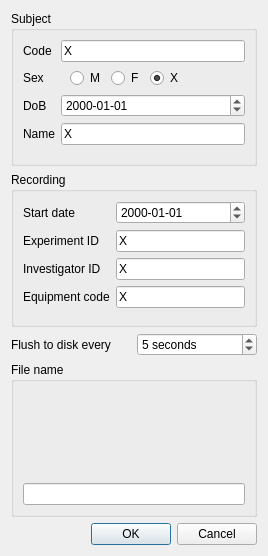
<?xml version="1.0" encoding="UTF-8"?>
<ui version="4.0">
 <class>NewFileDialog</class>
 <widget class="QDialog" name="NewFileDialog">
  <property name="geometry">
   <rect>
    <x>0</x>
    <y>0</y>
    <width>268</width>
    <height>556</height>
   </rect>
  </property>
  <property name="windowTitle">
   <string>New file</string>
  </property>
  <layout class="QGridLayout" name="gridLayout">
   <item row="0" column="0">
    <widget class="QGroupBox" name="subjectGroupBox">
     <property name="title">
      <string>Subject</string>
     </property>
     <layout class="QFormLayout" name="formLayout">
      <item row="0" column="0">
       <widget class="QLabel" name="label">
        <property name="text">
         <string>Code</string>
        </property>
       </widget>
      </item>
      <item row="0" column="1">
       <widget class="QLineEdit" name="codeLineEdit">
        <property name="toolTip">
         <string>Subject ID</string>
        </property>
        <property name="text">
         <string>X</string>
        </property>
       </widget>
      </item>
      <item row="1" column="0">
       <widget class="QLabel" name="label_3">
        <property name="text">
         <string>Sex</string>
        </property>
       </widget>
      </item>
      <item row="1" column="1">
       <widget class="QFrame" name="sexFrame">
        <property name="frameShape">
         <enum>QFrame::NoFrame</enum>
        </property>
        <layout class="QHBoxLayout" name="horizontalLayout" stretch="0,0,0,10">
         <property name="topMargin">
          <number>0</number>
         </property>
         <property name="bottomMargin">
          <number>0</number>
         </property>
         <item>
          <widget class="QRadioButton" name="sexMradioButton">
           <property name="toolTip">
            <string>Male</string>
           </property>
           <property name="text">
            <string>M</string>
           </property>
           <property name="checked">
            <bool>false</bool>
           </property>
          </widget>
         </item>
         <item>
          <widget class="QRadioButton" name="sexFradioButton">
           <property name="toolTip">
            <string>Female</string>
           </property>
           <property name="text">
            <string>F</string>
           </property>
          </widget>
         </item>
         <item>
          <widget class="QRadioButton" name="sexXradioButton">
           <property name="toolTip">
            <string>Unknown</string>
           </property>
           <property name="text">
            <string>X</string>
           </property>
           <property name="checked">
            <bool>true</bool>
           </property>
          </widget>
         </item>
         <item>
          <spacer name="horizontalSpacer">
           <property name="orientation">
            <enum>Qt::Horizontal</enum>
           </property>
           <property name="sizeHint" stdset="0">
            <size>
             <width>40</width>
             <height>20</height>
            </size>
           </property>
          </spacer>
         </item>
        </layout>
       </widget>
      </item>
      <item row="2" column="0">
       <widget class="QLabel" name="label_4">
        <property name="text">
         <string>DoB</string>
        </property>
       </widget>
      </item>
      <item row="3" column="0">
       <widget class="QLabel" name="label_5">
        <property name="text">
         <string>Name</string>
        </property>
       </widget>
      </item>
      <item row="3" column="1">
       <widget class="QLineEdit" name="nameLineEdit">
        <property name="toolTip">
         <string>Subject name</string>
        </property>
        <property name="text">
         <string>X</string>
        </property>
       </widget>
      </item>
      <item row="2" column="1">
       <widget class="QDateEdit" name="dobDateEdit">
        <property name="toolTip">
         <string>Date of birth</string>
        </property>
        <property name="displayFormat">
         <string>yyyy-MM-dd</string>
        </property>
       </widget>
      </item>
     </layout>
    </widget>
   </item>
   <item row="1" column="0">
    <widget class="QGroupBox" name="recordingGroupBox">
     <property name="title">
      <string>Recording</string>
     </property>
     <layout class="QFormLayout" name="formLayout_2">
      <item row="0" column="0">
       <widget class="QLabel" name="label_2">
        <property name="text">
         <string>Start date</string>
        </property>
       </widget>
      </item>
      <item row="0" column="1">
       <widget class="QDateEdit" name="startdateDateEdit">
        <property name="displayFormat">
         <string>yyyy-MM-dd</string>
        </property>
       </widget>
      </item>
      <item row="1" column="0">
       <widget class="QLabel" name="label_6">
        <property name="text">
         <string>Experiment ID</string>
        </property>
       </widget>
      </item>
      <item row="1" column="1">
       <widget class="QLineEdit" name="experimentIdLineEdit">
        <property name="toolTip">
         <string>Code of the experiment/investigation</string>
        </property>
        <property name="text">
         <string>X</string>
        </property>
       </widget>
      </item>
      <item row="2" column="0">
       <widget class="QLabel" name="label_7">
        <property name="text">
         <string>Investigator ID</string>
        </property>
       </widget>
      </item>
      <item row="2" column="1">
       <widget class="QLineEdit" name="investigatorIdLineEdit">
        <property name="toolTip">
         <string>Code of responsible investigator</string>
        </property>
        <property name="text">
         <string>X</string>
        </property>
       </widget>
      </item>
      <item row="3" column="0">
       <widget class="QLabel" name="label_8">
        <property name="text">
         <string>Equipment code</string>
        </property>
       </widget>
      </item>
      <item row="3" column="1">
       <widget class="QLineEdit" name="equipmentCodeLineEdit">
        <property name="toolTip">
         <string>Code of equipment used</string>
        </property>
        <property name="text">
         <string>X</string>
        </property>
       </widget>
      </item>
     </layout>
    </widget>
   </item>
   <item row="2" column="0">
    <layout class="QHBoxLayout" name="horizontalLayout_2">
     <item>
      <widget class="QLabel" name="label_9">
       <property name="text">
        <string>Flush to disk every</string>
       </property>
      </widget>
     </item>
     <item>
      <widget class="QSpinBox" name="flushSecondsSpinBox">
       <property name="toolTip">
        <string>How often are data saved to disk?</string>
       </property>
       <property name="suffix">
        <string> seconds</string>
       </property>
       <property name="minimum">
        <number>1</number>
       </property>
       <property name="maximum">
        <number>600</number>
       </property>
       <property name="value">
        <number>5</number>
       </property>
      </widget>
     </item>
    </layout>
   </item>
   <item row="3" column="0">
    <widget class="QGroupBox" name="filenameGroupBox">
     <property name="title">
      <string>File name</string>
     </property>
     <layout class="QVBoxLayout" name="verticalLayout">
      <item>
       <widget class="QLabel" name="filedirLabel">
        <property name="toolTip">
         <string>Working directory (change in Configuration)</string>
        </property>
        <property name="text">
         <string>&lt;working dir&gt;</string>
        </property>
       </widget>
      </item>
      <item>
       <widget class="QLineEdit" name="filenameLineEdit">
        <property name="toolTip">
         <string>File name (read only)</string>
        </property>
        <property name="readOnly">
         <bool>true</bool>
        </property>
       </widget>
      </item>
     </layout>
    </widget>
   </item>
   <item row="4" column="0">
    <widget class="QDialogButtonBox" name="buttonBox">
     <property name="orientation">
      <enum>Qt::Horizontal</enum>
     </property>
     <property name="standardButtons">
      <set>QDialogButtonBox::Cancel|QDialogButtonBox::Ok</set>
     </property>
    </widget>
   </item>
  </layout>
 </widget>
 <resources/>
 <connections>
  <connection>
   <sender>buttonBox</sender>
   <signal>accepted()</signal>
   <receiver>NewFileDialog</receiver>
   <slot>accept()</slot>
   <hints>
    <hint type="sourcelabel">
     <x>248</x>
     <y>254</y>
    </hint>
    <hint type="destinationlabel">
     <x>157</x>
     <y>274</y>
    </hint>
   </hints>
  </connection>
  <connection>
   <sender>buttonBox</sender>
   <signal>rejected()</signal>
   <receiver>NewFileDialog</receiver>
   <slot>reject()</slot>
   <hints>
    <hint type="sourcelabel">
     <x>316</x>
     <y>260</y>
    </hint>
    <hint type="destinationlabel">
     <x>286</x>
     <y>274</y>
    </hint>
   </hints>
  </connection>
 </connections>
</ui>
